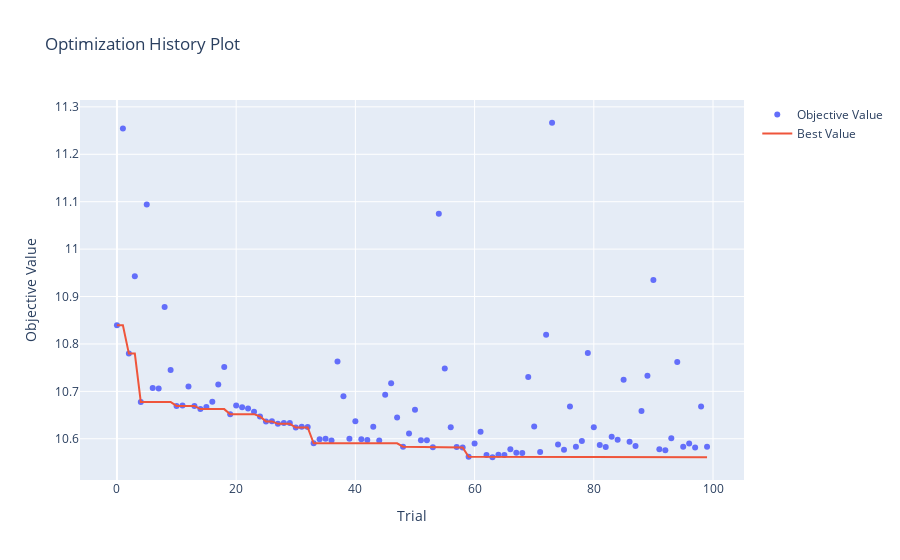

The cell this chart's notebook holds for it:
### Code cell
from optuna.visualization import plot_optimization_history
plot_optimization_history(study_rf1)
